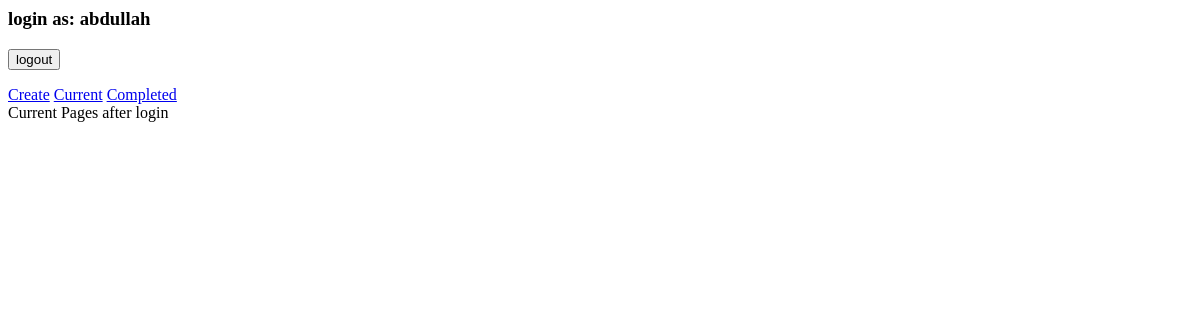
/current/ (signed in), run on an earlier commit of the app's database.
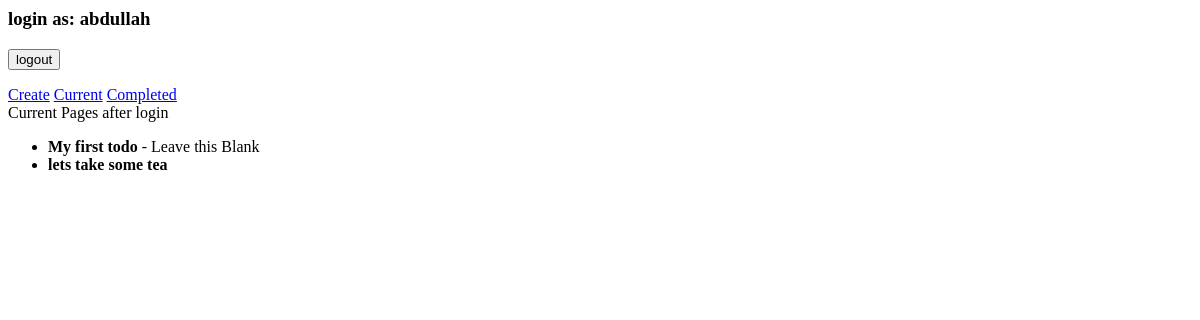
And on a later commit of the database.
### todo/models.py (models this page shows, shortened)
class Todo(models.Model):
    title = models.CharField(max_length=100)
    memo = models.TextField(blank=True)
    created = models.DateTimeField(auto_now_add=True)
    datecompleted =models.DateTimeField(null=True, blank=True)
    important = models.BooleanField(default=False)
    user = models.ForeignKey(User, on_delete=models.CASCADE)

### todo/views.py (the view)
# urls.py: path('current/', views.currenttodos, name='currenttodos'),
@login_required
def currenttodos(request):
    todos = Todo.objects.filter(user = request.user, datecompleted__isnull=True)
    return render(request, 'todo/currenttodos.html', {'todos':todos})

### todo/templates/todo/currenttodos.html (shortened to what this page needs)
{% extends 'todo/base.html' %}
{% block content %}
Current Pages after login
    <ul>
        {% for todo in todos %}
        <li>
            {% if todo.important %}<b>{% endif %}
                {{ todo.title }}
            {% if todo.important %}</b>{% endif %}
            {% if todo.memo %}
                - {{ todo.memo }}
            {% endif %}
        </li>
        {% endfor %}
    </ul>
{% endblock %}

What changed in the data, as far as the page shows it:
now on this page (row edited): Todo: title "My first todo", memo "Leave this Blank"
added Todo: title "lets take some tea"
